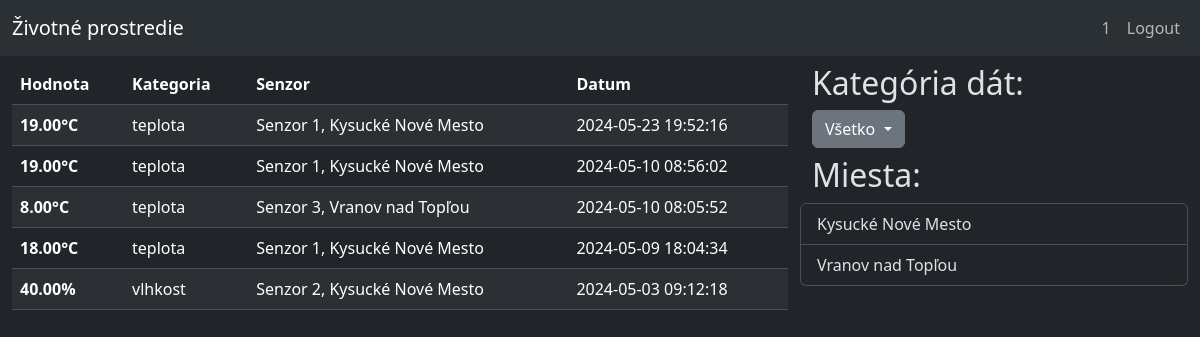
/index.php (signed in), run on the app's committed database.
### tables this page shows
CREATE TABLE `data` (
  `id` int(16) NOT NULL,
  `kategoria_id` int(5) NOT NULL,
  `hodnota` decimal(5,2) NOT NULL,
  `senzor_id` int(5) NOT NULL,
  `datum` datetime NOT NULL DEFAULT current_timestamp()
);

CREATE TABLE `kategoria` (
  `id` int(5) NOT NULL,
  `nazov` varchar(32) NOT NULL
);

CREATE TABLE `senzor` (
  `id` int(5) NOT NULL,
  `lokacia` varchar(64) NOT NULL,
  `posledny_update` datetime NOT NULL DEFAULT current_timestamp(),
  `vybavenie` varchar(32) NOT NULL
);

### functions.php (called while the page is built, shortened)
<?php
function jednotka($kategoria) {
    if($kategoria == "vlhkost")
    {
        return "%";
    }
    elseif($kategoria == "teplota")
    {
        return "°C";
    }
    else
    {
        return "";
    }
}

### index.php (the view, shortened to what this page needs)
<?php
    include("./connect.php");
    include("./functions.php");
?>
<!DOCTYPE html>
<html data-bs-theme="dark">
<head>
    <link href="https://cdn.jsdelivr.net/npm/bootstrap@5.3.3/dist/css/bootstrap.min.css" rel="stylesheet">
</head>
<body>
    <header><?php include_once("./header.php")?></header>
    <div class="container-xxl column-gap-3">
        <div class="row mt-2">
            <div class="col-8">
                <table class="table table-striped">
                    <thead>
                        <tr>
                            <th scope="col">Hodnota</th>
                            <th scope="col">Kategoria</th>
                            <th scope="col">Senzor</th>
                            <th scope="col">Datum</th>
                        </tr>
                    </thead>
                    <tbody>
                        <?php
                            if(isset($_GET["kategoria"])) {
                                $query = "
                                SELECT data.id, kategoria.nazov AS kategoria_nazov, data.hodnota, senzor.lokacia AS senzor_lokacia,senzor.vybavenie AS senzor_vybavenie, data.datum, data.senzor_id
                                FROM data
                                JOIN kategoria ON data.kategoria_id = kategoria.id
                                JOIN senzor ON data.senzor_id = senzor.id
                                WHERE kategoria.nazov = \"".$_GET["kategoria"]."\"
                                ORDER BY datum DESC;
                                ";
                            }
                            else {
                                $query = "
                                SELECT data.id, kategoria.nazov AS kategoria_nazov, data.hodnota, senzor.lokacia AS senzor_lokacia,senzor.vybavenie AS senzor_vybavenie, data.datum, data.senzor_id
                                FROM data
                                JOIN kategoria ON data.kategoria_id = kategoria.id
                                JOIN senzor ON data.senzor_id = senzor.id
                                ORDER BY datum DESC;
                                ";
                            }
                            $result = mysqli_query($conn, $query);
                            if (mysqli_num_rows($result) > 0)
                            {
                                while($row = mysqli_fetch_assoc($result))
                                {
                                    echo "<tr><th scope=\"row\">".$row["hodnota"]."".jednotka($row["kategoria_nazov"])."</th>
                                    <td>".$row["kategoria_nazov"]."</td>
                                    <td>Senzor ".$row["senzor_id"].", ".$row["senzor_lokacia"]."</td>
                                    <td>".$row["datum"]."</td></tr>";
                                }
                            }
                        ?>
                    </tbody>
                </table>
            </div>
            <div class="col-4">
                <div class="row mb-2">
                    <h2>Kategória dát:</h2>
                    <?php include("./dropdown_kategoria.php");?>
                </div>
                <div class="row mb-2">
                    <h2>Miesta:</h2>
                    <div class="list-group">
                        <?php
                            $query = "
                            SELECT *
                            FROM senzor
                            GROUP BY lokacia
                            ";
                            $result = mysqli_query($conn, $query);
                            if (mysqli_num_rows($result) > 0)
                            {
                                while($row = mysqli_fetch_assoc($result))
                                {
                                    echo "<a href=\"./lokalita_info.php?lokalita=".$row["lokacia"]."\" class=\"list-group-item list-group-item-action\">".$row["lokacia"]."</a>";
                                }
                            }
                        ?>
                    </div>
                </div>
            </div>
        </div>
    </div>
</body>
</html>

### data on the page
data: hodnota "19.00", kategoria.nazov "°C", kategoria.nazov "teplota", senzor "1", senzor.lokacia "Kysucké Nové Mesto", datum "2024-05-23 19:52:16"
data: hodnota "19.00", kategoria.nazov "°C", kategoria.nazov "teplota", senzor "1", senzor.lokacia "Kysucké Nové Mesto", datum "2024-05-10 08:56:02"
data: hodnota "8.00", kategoria.nazov "°C", kategoria.nazov "teplota", senzor "3", senzor.lokacia "Vranov nad Topľou", datum "2024-05-10 08:05:52"
data: hodnota "18.00", kategoria.nazov "°C", kategoria.nazov "teplota", senzor "1", senzor.lokacia "Kysucké Nové Mesto", datum "2024-05-09 18:04:34"
data: hodnota "40.00", kategoria.nazov "%", kategoria.nazov "vlhkost", senzor "2", senzor.lokacia "Kysucké Nové Mesto", datum "2024-05-03 09:12:18"
senzor: lokacia "Kysucké Nové Mesto"
senzor: lokacia "Vranov nad Topľou"

### other printed values
$_SESSION["user_id"] "1"
